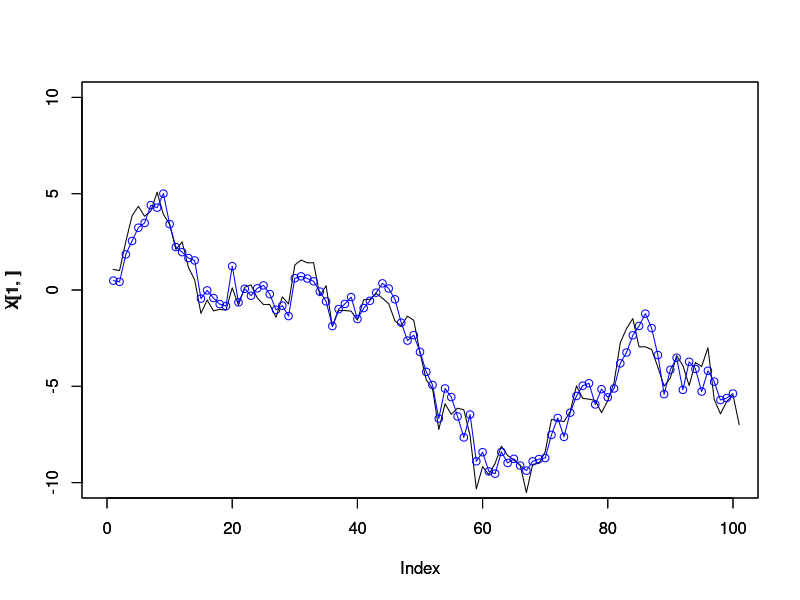

Source code (R):
#data
Q <- 1
R <- 1
x0mean <- 0
x0var <- 1
A <- 1
B <- 1

sys <- function(x){return(A*x + rnorm(1,0,Q))}
obs <- function(x){return(B*x + rnorm(1,0,R))}


X0 <- rnorm(1,x0mean,x0var)
X <- cbind(c(sys(X0)))
Y <- matrix(0)
Y <- Y[-1,]
for(i in 1:100){
  X <- cbind(X,c(sys(X[1,i])))
  Y <- cbind(Y,c(obs(X[1,i])))
}


#
#kalmanfilter
#

sigmaPri <- var(Y[1,])
xPri <- X0
x <- matrix(0)
x <- x[-1,]
for(i in 1:100){
  #filtering
  K <- sigmaPri*B/(B*sigmaPri*B + R)
  x <- cbind(x,xPri + K*(Y[1,i] - B*xPri))
  sigmaPost <- (1 - K*B)*sigmaPri

  #prediction  
  xPri <- A*x[1,i]
  sigmaPri <- A*sigmaPost*A + Q
}

plot(X[1,],xlim=c(0,100),ylim=c(-10,10),type="l")
par(new=T)
plot(x[1,],xlim=c(0,100),ylim=c(-10,10),type="o",col="blue")
